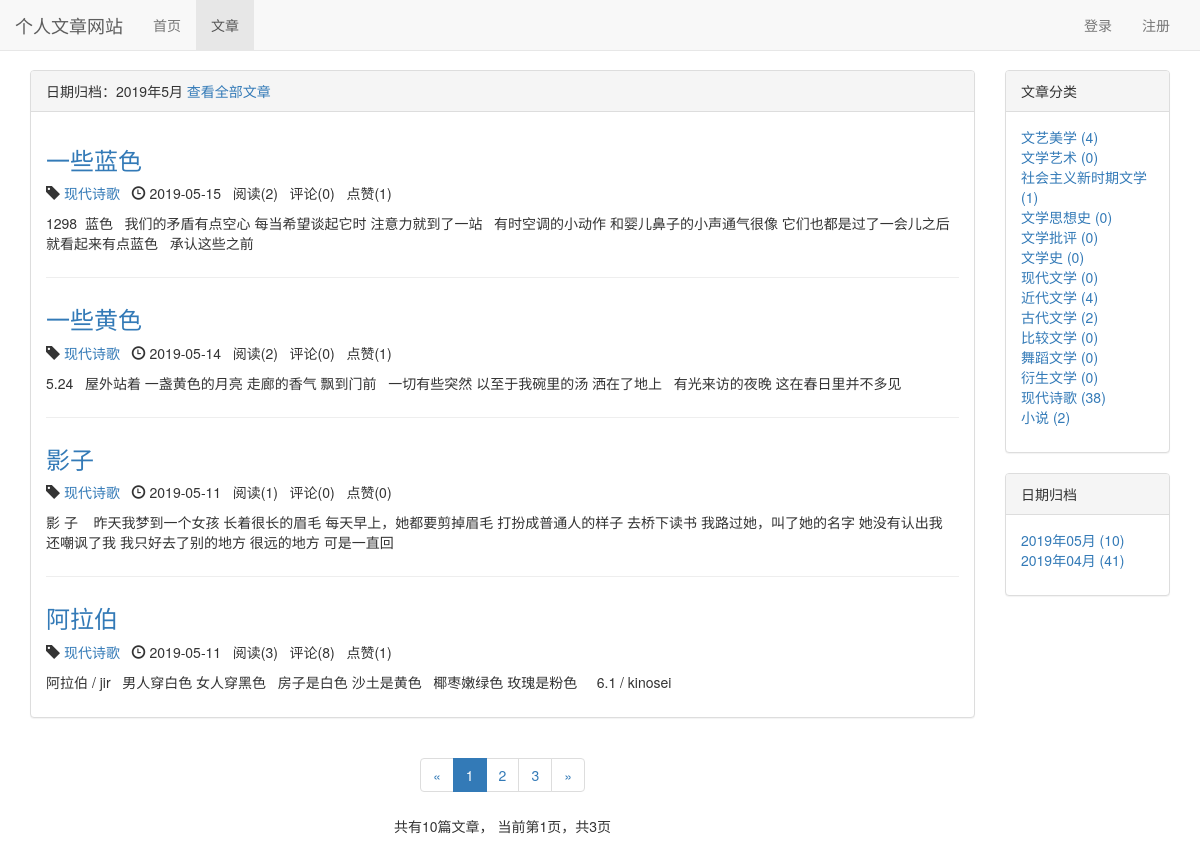
The page /blog/date/2019/5 on the database its author committed.
### blog/models.py (models this page shows, shortened)
class Blog(models.Model, ReadNumExpandMethod):
    title = models.CharField('标题',max_length=50)
    blog_type = models.ForeignKey(BlogType, on_delete=models.CASCADE,verbose_name = '文章类型')
    content = RichTextUploadingField()  #文本内容，富文本标签
    author = models.ForeignKey(User, on_delete=models.CASCADE,verbose_name = '作者')
    read_details = GenericRelation(ReadDetail)
    created_time = models.DateTimeField('创建时间',auto_now_add=True)
    last_updated_time = models.DateTimeField('最后更新时间',auto_now=True)
    class Meta:
        ordering = ['-created_time']
        verbose_name = '文章'
        verbose_name_plural = '文章'

class BlogType(models.Model):
    type_name = models.CharField(max_length=15,verbose_name = '文章类型')
    def __str__(self):
        return self.type_name
    class Meta:
        verbose_name = '文章类型'
        verbose_name_plural = '文章类型'

### read_statistics/models.py (models this page shows)
class ReadNum(models.Model):
    read_num = models.IntegerField(default=0,verbose_name = '阅读数')
    content_type = models.ForeignKey(ContentType, on_delete=models.CASCADE)
    object_id = models.PositiveIntegerField()
    content_object = GenericForeignKey('content_type', 'object_id')
    class Meta:
        verbose_name = '阅读次数'
        verbose_name_plural = '阅读次数'

### likes/models.py (models this page shows)
class LikeCount(models.Model):
    content_type = models.ForeignKey(ContentType, on_delete=models.CASCADE)
    object_id = models.PositiveIntegerField()
    content_object = GenericForeignKey('content_type', 'object_id')
    liked_num = models.IntegerField(default=0)#已点赞数量，默认数量为1

### blog/views.py (the view)
# urls.py: path('date/<int:year>/<int:month>', views.blogs_with_date, name = "blogs_with_date"),
def blogs_with_date(request ,year, month):
	blogs_all_list = Blog.objects.filter(created_time__year = year , created_time__month =month)
	context = get_blog_list_common_date(request,blogs_all_list)
	context['blogs_with_date'] = '%s年%s月' %(year, month)
	return render(request, 'blog/blogs_with_date.html', context)

### comment/templatetags/comment_tags.py (called while the page is built)
@register.simple_tag
def get_comment_count(obj):
    content_type = ContentType.objects.get_for_model(obj)
    return Comment.objects.filter(content_type=content_type, object_id=obj.pk).count()#.pk是获取obj的组件值

### likes/templatetags/likes_tags.py (called while the page is built)
@register.simple_tag
def get_like_count(obj):    #获取点赞的数量
    content_type = ContentType.objects.get_for_model(obj)
    like_count, created = LikeCount.objects.get_or_create(content_type=content_type, object_id=obj.pk)  #此数据可能不存在，使用方法get_or_create
    return like_count.liked_num

### read_statistics/models.py (called while the page is built)
      def get_read_num(self):
        try:
            ct = ContentType.objects.get_for_model(self)
            readnum = ReadNum.objects.get(content_type = ct, object_id = self.pk)
            return readnum.read_num
        except exceptions.ObjectDoesNotExist:
            return 0

### user/context_processors.py (called while the page is built)
def login_modal_form(request):
    return {'login_modal_form': LoginForm()}

### blog/templates/blog/blogs_with_date.html (shortened to what this page needs)
{% extends 'blog/blog_list.html' %}
{% block blog_list_title %}
		日期归档：{{ blogs_with_date }}
		<a href="{% url 'blog_list' %}">查看全部文章</a>
{% endblock %}

### blog/templates/blog/blog_list.html (shortened to what this page needs)
{% extends 'base.html' %}
{% block nav_blog_active %}active{% endblock %}
{% load staticfiles %}
{% load comment_tags %}
{% load likes_tags %}
{% block header_extends %}
    <link rel="stylesheet" href="{% static 'blog/blog.css' %}">
{% endblock %}
{% block content %}
    <div class="container">
        <div class="row">
            <div class="col-xs-12 col-sm-8 col-md-9 col-lg-10">
                <div class="panel panel-default">
                    <div class="panel-heading">{% block blog_list_title %}文章列表{% endblock %}</div>
                    <div class="panel-body">
                        {% for blog in blogs %}
                            <div class="blog">
                                <h3><a href="{% url 'blog_detail' blog.pk %}">{{ blog.title }}</a></h3>
                                <p class="blog-info">
                                    <span class="glyphicon glyphicon-tag"></span> <a href="{% url 'blogs_with_type' blog.blog_type.pk %}">{{ blog.blog_type }}</a>&nbsp;&nbsp;
                                    <span class="glyphicon glyphicon-time"></span> {{ blog.created_time|date:"Y-m-d" }}&nbsp;&nbsp;
                                    阅读({{ blog.get_read_num }})&nbsp;&nbsp;
                                    评论({% get_comment_count blog %})&nbsp;&nbsp;
                                    点赞({% get_like_count blog %})
                                </p>
                                <p>{{ blog.content|striptags|truncatechars:150|safe }}</p>
                            </div>
                        {% empty %}
                            <div class="blog">
                                <h3>暂无博客，敬请期待</h3>
                            </div>
                        {% endfor %}
                    </div>
                </div>
                <div class="paginator">
                    <ul class="pagination">
                        <li>
                            {% if page_of_blogs.has_previous %}
                                <a href="?page={{ page_of_blogs.previous_page_number }}" aria-label="Previous">
                                    <span aria-hidden="true">&laquo;</span>
                                </a>
                            {% else %}
                                <span aria-hidden="true">&laquo;</span>
                            {% endif %}
                        </li>
                        {% for page_num in page_range %}
                            {% if page_num == page_of_blogs.number %}
                                <li class="active"><span>{{ page_num }}</span></li>
                            {% else %}
                                {% if page_num == '...' %}
                                    <li><span>{{ page_num }}</span></li>
                                {% else %}
                                    <li><a href="?page={{ page_num }}">{{ page_num }}</a></li>
                                {% endif %}
                            {% endif %}
                        {% endfor %}
                        <li>
                            {% if page_of_blogs.has_next %}
                                <a href="?page={{ page_of_blogs.next_page_number }}" aria-label="Next">
                                    <span aria-hidden="true">&raquo;</span>
                                </a>
                            {% else %}
                                <span aria-hidden="true">&raquo;</span>
                            {% endif %}
                        </li>
                    </ul>
                    <p>
                        共有{{ page_of_blogs.paginator.count }}篇文章，
                        当前第{{ page_of_blogs.number }}页，共{{ page_of_blogs.paginator.num_pages }}页
                    </p>
                </div>
            </div>
            <div class="hidden-xs col-sm-4 col-md-3 col-lg-2">
                <div class="panel panel-default">
                    <div class="panel-heading">文章分类</div>
                    <div class="panel-body">
                        <ul class="blog-types">
                            {% for blog_type in blog_types %}
                                <li>
                                    <a href="{% url 'blogs_with_type' blog_type.pk %}">
                                        {{ blog_type.type_name }} ({{ blog_type.blog_count }})
                                    </a>
                                </li>
                            {% empty %}
                                <li>暂无分类</li>
                            {% endfor %}
                        </ul>
                    </div>
                </div>
                <div class="panel panel-default">
                    <div class="panel-heading">日期归档</div>
                    <div class="panel-body">
                        <ul>
                            {% for blog_date, blog_count in blog_dates.items %}
                                <li>
                                    <a href="{% url 'blogs_with_date' blog_date.year blog_date.month %}">
                                        {{ blog_date|date:"Y年m月" }} ({{ blog_count }})
                                    </a>
                                </li>
                            {% endfor %}
                        </ul>
                    </div>
                </div>
            </div>
        </div>
    </div>
{% endblock %}

### static/base.css (style rules this page uses)
* { margin: 0; padding: 0; }
body { margin-top:70px!important; }
ul { list-style-type: none; }

### blog/static/blog/blog.css (style rules this page uses)
ul.blog-types { list-style-type: none; }
div.blog:not(:last-child) { margin-bottom: 2em; padding-bottom: 1em; border-bottom: 1px solid #eee; }
div.paginator { text-align: center; }

### rows shown on the page
Blog: title "一些蓝色", blog_type "现代诗歌", created_time "2019-05-15", get_read_num "2", id "0", id.liked_num "1", content "1298 蓝色 我们的矛盾有点空心 每当希望谈起它时 注意力就到了一站 有时空调的小动作 和婴儿鼻子的小声通气很像 它们也都是过了一会儿之后 就看起来有点蓝色 承认这些之前"
Blog: title "一些黄色", blog_type "现代诗歌", created_time "2019-05-14", get_read_num "2", id "0", id.liked_num "1", content "5.24 屋外站着 一盏黄色的月亮 走廊的香气 飘到门前 一切有些突然 以至于我碗里的汤 洒在了地上 有光来访的夜晚 这在春日里并不多见"
Blog: title "影子", blog_type "现代诗歌", created_time "2019-05-11", get_read_num "1", id "0", id.liked_num "0", content "影 子 昨天我梦到一个女孩 长着很长的眉毛 每天早上，她都要剪掉眉毛 打扮成普通人的样子 去桥下读书 我路过她，叫了她的名字 她没有认出我 还嘲讽了我 我只好去了别的地方 很远的地方 可是一直回"
Blog: title "阿拉伯", blog_type "现代诗歌", created_time "2019-05-11", get_read_num "3", id "8", id.liked_num "1", content "阿拉伯 / jir 男人穿白色 女人穿黑色 房子是白色 沙土是黄色 椰枣嫩绿色 玫瑰是粉色 6.1 / kinosei"
BlogType: type_name "文艺美学", blog_count "4"
BlogType: type_name "文学艺术", blog_count "0"
BlogType: type_name "社会主义新时期文学", blog_count "1"
BlogType: type_name "文学思想史", blog_count "0"
BlogType: type_name "文学批评", blog_count "0"
BlogType: type_name "文学史", blog_count "0"
BlogType: type_name "现代文学", blog_count "0"
BlogType: type_name "近代文学", blog_count "4"
BlogType: type_name "古代文学", blog_count "2"
BlogType: type_name "比较文学", blog_count "0"
BlogType: type_name "舞蹈文学", blog_count "0"
BlogType: type_name "衍生文学", blog_count "0"
BlogType: type_name "现代诗歌", blog_count "38"
BlogType: type_name "小说", blog_count "2"

### other values the page prints
{{ blogs_with_date }} "2019年5月"
{{ page_num }} "1"
{{ page_num }} "2" "3"
{{ page_of_blogs.paginator.count }} "10"
{{ page_of_blogs.number }} "1"
{{ page_of_blogs.paginator.num_pages }} "3"
{{ blog_date|date:"Y年m月" }} "2019年05月" "2019年04月"
{{ blog_count }} "10" "41"
